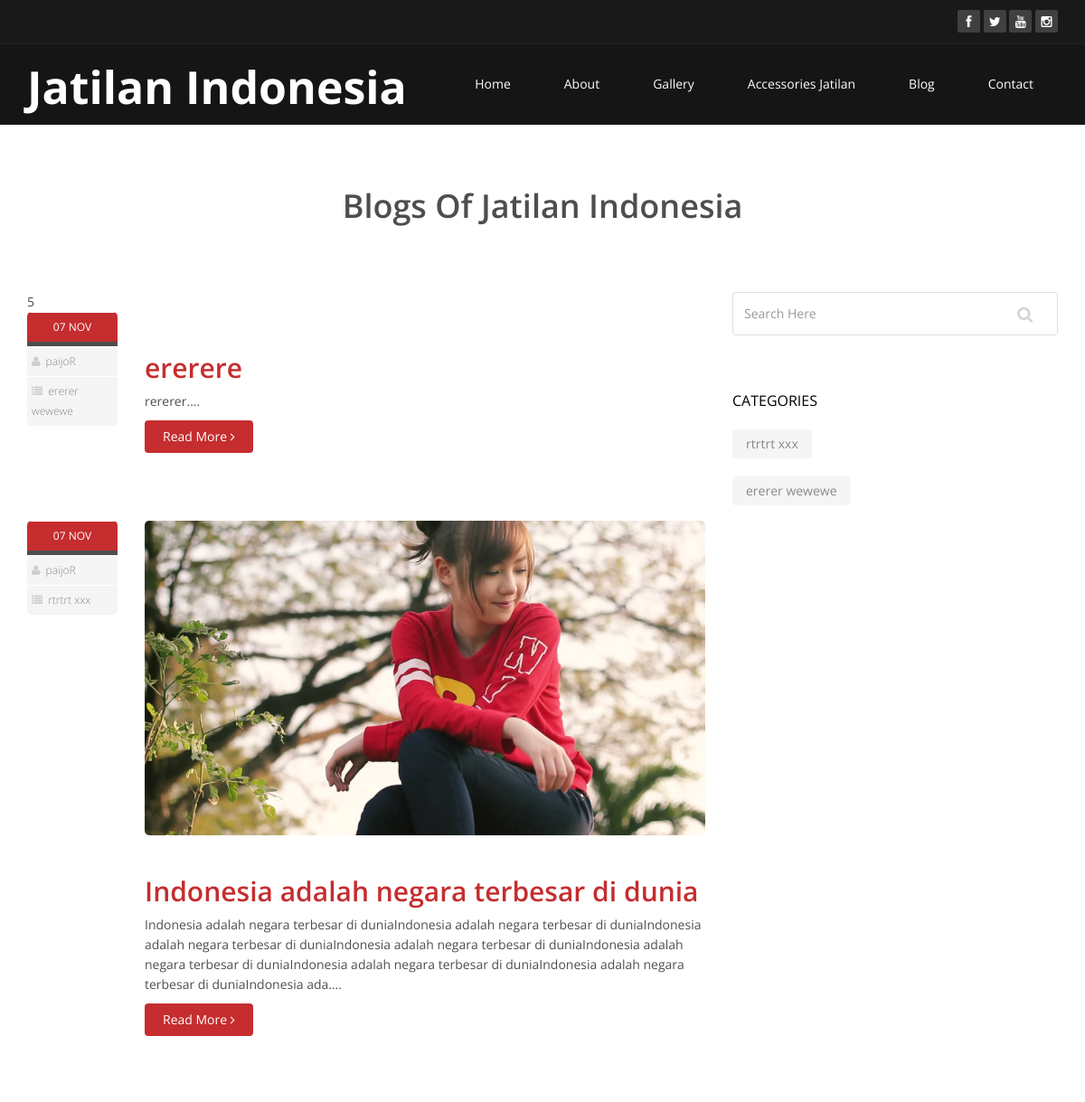
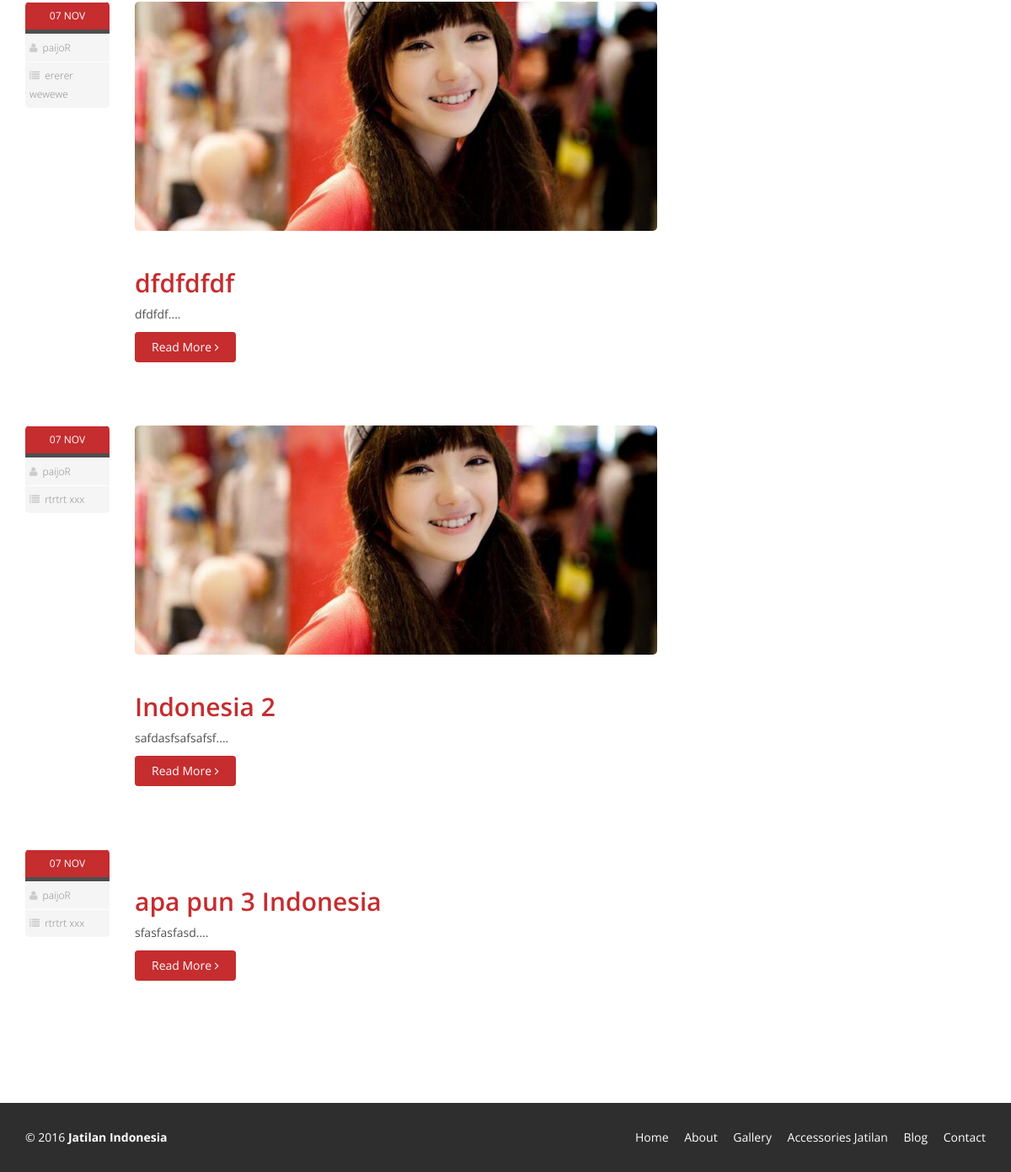
Screenshot of /search.php with the database file from the repository (2 pictures, top to bottom).
### tables this page shows
CREATE TABLE IF NOT EXISTS `jtl_general` (
  `id` int(11) NOT NULL AUTO_INCREMENT,
  `site_title` varchar(100) NOT NULL,
  `site_tagline` varchar(100) NOT NULL,
  `site_url` varchar(50) NOT NULL,
  `date_created` datetime NOT NULL,
  `date_updated` datetime NOT NULL,
  `user_id` int(11) NOT NULL,
  `profile_id` int(11) NOT NULL,
  PRIMARY KEY (`id`),
  KEY `profile_id` (`profile_id`),
  KEY `user_id` (`user_id`)
);

CREATE TABLE IF NOT EXISTS `jtl_blogs` (
  `id` int(11) NOT NULL AUTO_INCREMENT,
  `title` varchar(255) NOT NULL,
  `content` text NOT NULL,
  `image` varchar(100) NOT NULL,
  `date_created` datetime NOT NULL,
  `date_updated` datetime NOT NULL,
  `category_blog` int(11) NOT NULL,
  `user_id` int(11) NOT NULL,
  `profile_id` int(11) NOT NULL,
  PRIMARY KEY (`id`),
  KEY `user_id` (`user_id`),
  KEY `profile_id` (`profile_id`),
  KEY `category_blog` (`category_blog`)
);

CREATE TABLE IF NOT EXISTS `jtl_profiles` (
  `id` int(11) NOT NULL AUTO_INCREMENT,
  `nick_name` varchar(20) NOT NULL,
  `full_name` varchar(100) NOT NULL,
  `address` text NOT NULL,
  `phone_number` int(15) NOT NULL,
  `image` varchar(100) NOT NULL,
  `facebook_name` varchar(100) NOT NULL,
  `facebook_url` varchar(50) NOT NULL,
  `twitter_name` varchar(100) NOT NULL,
  `twitter_url` varchar(50) NOT NULL,
  `instagram_name` varchar(100) NOT NULL,
  `instagram_url` varchar(50) NOT NULL,
  `youtube_name` varchar(100) NOT NULL,
  `youtube_url` varchar(50) NOT NULL,
  `date_created` datetime NOT NULL,
  `date_updated` datetime NOT NULL,
  `user_id` int(11) NOT NULL,
  PRIMARY KEY (`id`),
  KEY `user_id` (`user_id`)
);

CREATE TABLE IF NOT EXISTS `jtl_category_blog` (
  `id` int(11) NOT NULL AUTO_INCREMENT,
  `name` varchar(100) NOT NULL,
  `descriptions` text NOT NULL,
  `date_created` datetime NOT NULL,
  `date_updated` datetime NOT NULL,
  `user_id` int(11) NOT NULL,
  `profile_id` int(11) NOT NULL,
  PRIMARY KEY (`id`),
  KEY `user_id` (`user_id`),
  KEY `profile_id` (`profile_id`)
);

### search.php (the view)
<?php
include 'config/connect.php';
include "include/_inc_header.php";
?>
<section id="blog" class="container">
    <div class="center">
        <?php
        $sql = $mysqli->query('SELECT * FROM jtl_general');
        $rowG = $sql->fetch_array();
        ?>
        <h2>Blogs Of <?php echo $rowG['site_title'] ?></h2>
    </div>
    <div class="blog">
        <div class="row">
            <div class="col-md-8">
                <?php
                $q = $_GET["q"];
                ?>
                <?php
                $search = $mysqli->query("SELECT b.id, b.title, b.image, b.content, c.name, b.date_created, b.date_updated, p.nick_name FROM jtl_blogs b JOIN jtl_profiles p ON b.profile_id = p.id JOIN jtl_category_blog c ON b.category_blog = c.id WHERE title LIKE '%$q%' OR content LIKE '%$q%' ");
                echo $jumlah = mysqli_num_rows($search);
                if ($jumlah > 0) {
                    ?>
                    <?php
                    while ($data = mysqli_fetch_array($search)) {
                        ?>
                        <div class="blog-item">
                            <div class="row">
                                <div class="col-xs-12 col-sm-2 text-center">
                                    <div class="entry-meta">
                                        <span id="publish_date">07  NOV</span>
                                        <span><i class="fa fa-user"></i> <a href="#"><?php echo $data['nick_name']; ?></a></span>
                                        <span><i class="fa fa-list"></i> <a href="#"><?php echo $data['name']; ?></a></span>
                                    </div>
                                </div>
                                <div class="col-xs-12 col-sm-10 blog-content">
                                    <a href="blog_single.php?id=<?php echo $data['id']; ?>"><img class="img-responsive img-blog" src="admin/<?php echo $data['image'] ?>" width="100%" alt="" /></a>
                                    <h2><a href="blog_single.php?id=<?php echo $data['id']; ?>"><?php echo $data['title'] ?></a></h2>
                                    <p>
                                        <?php
                                        $potong_artikel = substr($data['content'], 0, 300);
                                        echo $potong_artikel;
                                        ?>....
                                    </p>
                                    <a class="btn btn-primary readmore" href="blog_single.php?id=<?php echo $data['id']; ?>">Read More <i class="fa fa-angle-right"></i></a>
                                </div>
                            </div>
                        </div>
                        <?php
                    }
                    ?>
                <?php
                } else {
                    echo "<p>Hasil Pencarian Tidak Ditemukan</p>";
                }
                ?>
            </div>
            <aside class="col-md-4">
                <div class="widget search">
                    <form role="form" method="GET" action="search.php">
                        <input type="text" name="q" class="form-control search_box" placeholder="Search Here">
                    </form>
                </div>
                <div class="widget categories">
                    <h3>Categories</h3>
                    <div class="row">
                        <div class="col-sm-6">
                            <ul class="blog_category">
                                <?php
                                $sqlCat = $mysqli->query("SELECT * FROM jtl_category_blog");
                                while ($rowCat = $sqlCat->fetch_array()) {
                                    ?>
                                    <li>
                                        <a href="blog_category.php?id=<?php echo $rowCat['id']; ?>"><?php echo $rowCat['name']; ?>
                                        </a>
                                    </li>
                                    <?php
                                }
                                ?>
                            </ul>
                        </div>
                    </div>
                </div>
            </aside>
        </div>
    </div>
</section>
<?php include "include/_inc_footer.php" ?>

### include/_inc_header.php (shortened to what this page needs)
<?php include "config/connect.php"; ?>
<!DOCTYPE html>
<html lang="en">
<head>
    <link href="_template/css/bootstrap.min.css" rel="stylesheet">
    <link href="_template/css/font-awesome.min.css" rel="stylesheet">
    <link href="_template/css/animate.min.css" rel="stylesheet">
    <link href="_template/css/prettyPhoto.css" rel="stylesheet">
    <link href="_template/css/main.css" rel="stylesheet">
    <link href="_template/css/responsive.css" rel="stylesheet">
</head>
<body class="homepage">
<header id="header">
    <div class="top-bar">
        <div class="container">
            <div class="row">
                <div class="col-sm-6 col-xs-4">
                </div>
                <div class="col-sm-6 col-xs-8">
                    <div class="social">
                        <ul class="social-share">
                            <li><a href="#"><i class="fa fa-facebook"></i></a></li>
                            <li><a href="#"><i class="fa fa-twitter"></i></a></li>
                            <li><a href="#"><i class="fa fa-youtube"></i></a></li>
                            <li><a href="#"><i class="fa fa-instagram"></i></a></li>
                        </ul>
                    </div>
                </div>
            </div>
        </div>
    </div>
    <nav class="navbar navbar-inverse" role="banner">
        <div class="container">
            <div class="navbar-header">
                <?php
                $sql= $mysqli->query("SELECT * FROM jtl_general");
                if(mysqli_num_rows($sql) == null){ ?>
                     <a class="navbar-brand" href="index.php"><img src="_template/images/logo.png" alt="logo"></a>
                <?php }else{
                    while($row=$sql->fetch_array()){ ?>
                     <h3 style="color: #ffffff"><a href="index.php" style="color: #ffffff; font-size: 50px"><b><?php echo $row['site_title']; ?></b></a></h3>
                    <?php }
                    }
                ?>
            </div>
            <div class="collapse navbar-collapse navbar-right">
                <ul class="nav navbar-nav">
                    <li><a href="index.php">Home</a></li>
                    <li><a href="about.php">About</a></li>
                    <li><a href="gallery.php">Gallery</a></li>
                    <li><a href="acc_jatilan.php">Accessories Jatilan</a></li>
                    <li><a href="blog.php">Blog</a></li>
                    <li><a href="contact.php">Contact</a></li>
                </ul>
            </div>
        </div>
    </nav>
</header>

### include/_inc_footer.php (shortened to what this page needs)
<footer id="footer" class="midnight-blue">
    <div class="container">
        <div class="row">
            <div class="col-sm-6">
                <?php
                $sql= $mysqli->query("SELECT * FROM jtl_general");
                if(mysqli_num_rows($sql) == null){ ?>
                     &copy; <?php echo date('Y'); ?> <a href="index.php">Jatilan</a>. All Rights Reserved.
                <?php }else{
                    while($row=$sql->fetch_array()){ ?>
                      &copy; <?php echo date('Y'); ?> <a href="index.php"><b><?php echo $row['site_title']; ?></b></a>
                    <?php }
                    }
                ?>
            </div>
            <div class="col-sm-6">
                <ul class="pull-right">
                    <li><a href="index.php">Home</a></li>
                    <li><a href="about.php">About</a></li>
                    <li><a href="gallery.php">Gallery</a></li>
                    <li><a href="acc_jatilan.php">Accessories Jatilan</a></li>
                    <li><a href="blog.php">Blog</a></li>
                    <li><a href="contact.php">Contact</a></li>
                </ul>
            </div>
        </div>
    </div>
</footer>
</body>
</html>

### _template/css/main.css (style rules this page uses)
body { background: #fff; font-family: 'Open Sans', sans-serif; color:#4e4e4e; line-height: 22px; }
h1, h2, h3, h4, h5, h6 { font-weight: 600; font-family: 'Open Sans', sans-serif; color:#4e4e4e; }
h2 { font-size: 20px; }
h3 { font-size: 16px; color: #787878; font-weight: 400; line-height: 24px; }
a { color: #c52d2f; -webkit-transition: color 300ms, background-color 300ms; -moz-transition: color 300ms, background-color 300ms; -o-transition: color 300ms, background-color 300ms; transition: color 300ms, background-color 300ms; }
.btn-primary { padding: 8px 20px; background: #c52d2f; color: #fff; border-radius: 4px; border:none; margin-top: 10px; }
.center h2 { font-size: 36px; margin-top: 0; margin-bottom: 20px; }
body > section { padding: 70px 0; }
.center { text-align: center; padding-bottom: 55px; }
.top-bar { padding: 10px 0; background: #191919; border-bottom: 1px solid #222; line-height: 28px; }
.social { text-align: right; }
.social-share { display: inline-block; list-style: none; padding: 0; margin: 0; }
ul.social-share li { display: inline-block; }
ul.social-share li a { display: inline-block; color: #fff; background: #404040; width: 25px; height: 25px; line-height: 25px; text-align: center; border-radius: 2px; }
.navbar { border-radius: 0; margin-bottom: 0; background: #151515; padding: 15px 0; padding-bottom: 0; }
.navbar-nav { margin-top: 12px; }
.navbar-nav>li { margin-left: 35px; padding-bottom: 28px; }
.navbar-inverse .navbar-nav > li > a { padding: 5px 12px; margin: 0; border-radius: 3px; color: #fff; line-height: 24px; display: inline-block; }
.navbar-inverse { border: none; }
.navbar-inverse .navbar-collapse, .navbar-inverse .navbar-form { border-top: 0; padding-bottom: 0; }
.widget { margin-bottom: 60px; padding-left: 0; }
.widget h3 { color: #000; text-transform: uppercase; margin-bottom: 20px; }
.blog_category { list-style:none; margin:0; padding:0; }
.blog_category li { float:none; margin-bottom:20px; }
.blog_category li a { background:#f5f5f5; border-radius: 4px; color: #888; display: inline-block; padding: 5px 15px; }
.blog-item { border-radius: 0; overflow: hidden; margin-bottom: 50px; }
.blog .blog-item .img-blog { border-radius: 5px; margin-bottom: 45px; }
.blog .blog-item .blog-content { padding-bottom: 25px; }
.blog .blog-item .blog-content h2 { margin-top: 0; font-size: 30px; }
.readmore { margin-top: 0; }
.blog .blog-item .entry-meta { border-radius: 5px; overflow: hidden; }
.blog .blog-item .entry-meta > span { background: #f5f5f5; border-top: 1px solid #fff; display: block; font-size: 12px; overflow: hidden; padding: 5px; text-align: left; }
#publish_date { background: #c52d2f; border-bottom: 5px solid #4e4e4e; color: #fff; padding: 5px 0; text-align: center; }
.blog .blog-item .entry-meta > span { color: #ccc; }
.blog .blog-item .entry-meta > span a { font-size: 12px; margin-left: 3px; font-weight: 300; color: #888; }
.search_box { background-image: url("../images/search_icon.png"); background-position: 314px 15px; background-repeat: no-repeat; border-color: #DEDEDE; height: 48px; outline: medium none; box-shadow: none; }
#footer { padding-top: 30px; padding-bottom: 30px; color: #fff; background: #2e2e2e; }
#footer a { color: #fff; }
#footer ul { list-style: none; padding: 0; margin: 0; }
#footer ul > li { display: inline-block; margin-left: 15px; }

### rows the page displays
jtl_general: site_title "Jatilan Indonesia"
jtl_blogs: profile.nick_name "paijoR", category_blog.name "ererer wewewe", title "ererere", content "rererer"
jtl_blogs: profile.nick_name "paijoR", category_blog.name "rtrtrt xxx", image (picture), title "Indonesia adalah negara terbesar di dunia", content "Indonesia adalah negara terbesar di duniaIndonesia adalah negara terbesar di duniaIndonesia adalah negara terbesar di duniaIndonesia adalah negara terbesar di duniaIndonesia adalah negara terbesar di duniaIndonesia adalah negara terbesar di duniaIndonesia adalah negara terbesar di duniaIndonesia ada"
jtl_blogs: profile.nick_name "paijoR", category_blog.name "ererer wewewe", image (picture), title "dfdfdfdf", content "dfdfdf"
jtl_blogs: profile.nick_name "paijoR", category_blog.name "rtrtrt xxx", image (picture), title "Indonesia 2", content "safdasfsafsafsf"
jtl_blogs: profile.nick_name "paijoR", category_blog.name "rtrtrt xxx", title "apa pun 3 Indonesia", content "sfasfasfasd"
jtl_category_blog: name "rtrtrt xxx"
jtl_category_blog: name "ererer wewewe"

### other values shown
$jumlah = mysqli_num_rows($search) "5"
